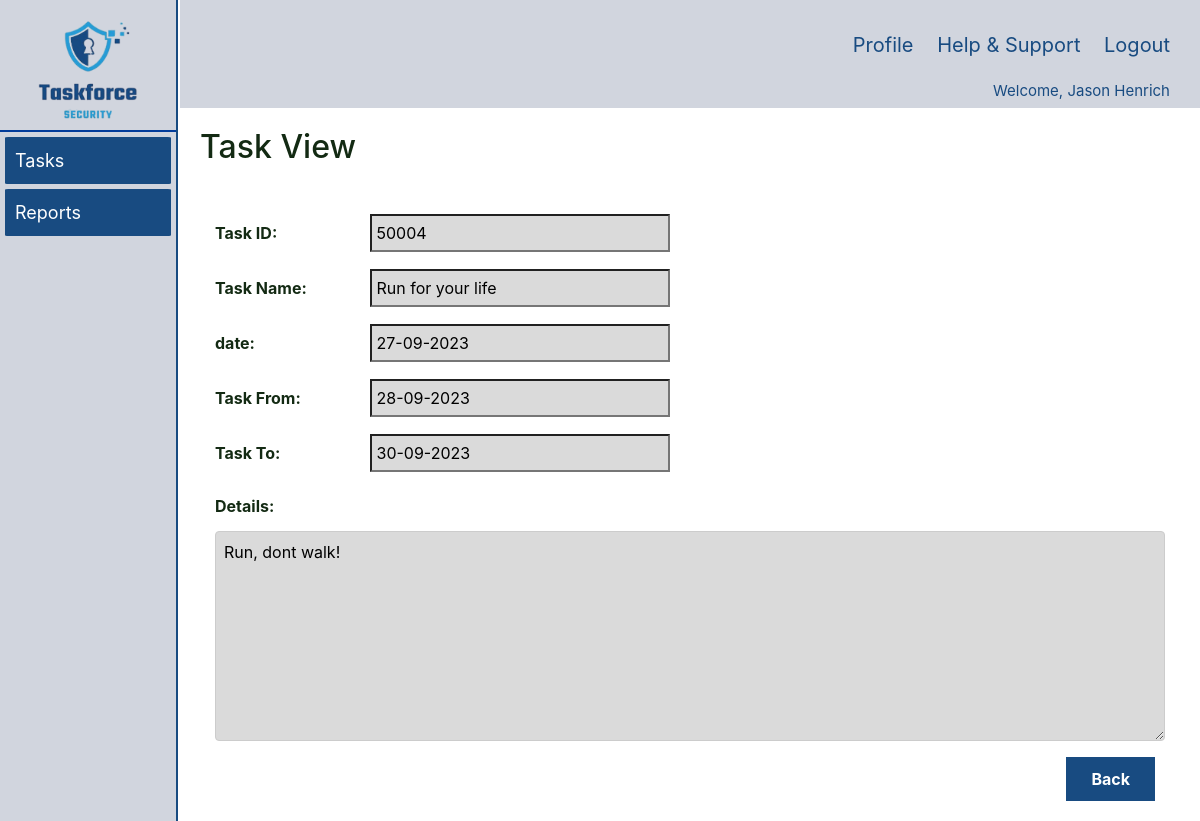
/security_officer/task_view.php?taskId=50004 (signed in), run on the app's committed database.
### tables this page shows
CREATE TABLE `task` (
  `taskId` int(5) NOT NULL,
  `taskName` varchar(50) NOT NULL,
  `taskDetailsCli` text NOT NULL,
  `taskDetailsDis` text DEFAULT NULL,
  `taskDetailsSup` text DEFAULT NULL,
  `dateCreated` date NOT NULL,
  `dateFrom` date NOT NULL,
  `dateTo` date NOT NULL,
  `statusDis` char(5) NOT NULL,
  `statusSup` char(5) DEFAULT NULL,
  `dispatcherId` int(5) DEFAULT NULL,
  `securityOfficerId` int(11) DEFAULT NULL,
  `supervisorId` int(5) DEFAULT NULL,
  `scheduleId` int(5) DEFAULT NULL,
  `declineReason` text DEFAULT NULL,
  `timestamp` timestamp NOT NULL DEFAULT current_timestamp() ON UPDATE current_timestamp()
);

### security_officer/task_view.php (the view, shortened to what this page needs)
<!DOCTYPE html>
<html lang="en">
<head>
    <link rel="stylesheet" href="../styles/navigation.css" />
    <link rel="stylesheet" href="../styles/style.css" />
    <link rel="stylesheet" href="https://cdn.jsdelivr.net/npm/bootstrap@4.6.2/dist/css/bootstrap.min.css">
</head>
<body>
    <div class="wrapper">
        <div class="left_navbar">
            <div class="logo">
                <img src="../images/Logo.png" alt="" />
            </div>
            <ul>
                <a href="tasks.php">
                    <li>Tasks</li>
                </a>
                <a href="reports.php">
                    <li>Reports</li>
                </a>
            </ul>
        </div>
        <div class="right_content">
            <div class="upper_navbar">
                <a href="../profile/profile.php">Profile</a>
                <a href="../help_support/help_support.php">Help & Support</a>
                <a href="../login/logout.php">Logout</a>
            </div>
            <div class="upper_navbar_user">
                <?php
                $loginName = $_SESSION['loginName'];
                echo 'Welcome, ' . $loginName;
                ?>
            </div>
            <div class="main_content">
                <?php
                require_once "../inc/dbconn.inc.php";
                $sql = "SELECT * FROM Task T WHERE T.statusSup ='SUP03' AND T.taskId = " . $_REQUEST['taskId'] . " LIMIT 1";
                $result = $conn->query($sql);
                $task =  $result->fetch_assoc();
                ?>
                <div class="main_content">
                    <h2>Task View</h2>
                    <div class="container mt-5">
                        <form action="" id="myForm" method="GET">
                            <div class="form-group readOnly">
                                <label for="id-task">Task ID:</label>
                                <input type="text" id="id-task" name="task" value="<?php echo $task['taskId'] ?? ''; ?>" readonly>
                            </div>
                            <div class="form-group readOnly">
                                <label for="task-name">Task Name:</label>
                                <input type="text" id="task-name" name="taskname" value="<?php echo isset($task['taskName']) ? htmlspecialchars($task['taskName']) : ''; ?>" readonly>
                            </div>
                            <div class="form-group readOnly">
                                <label for="date">date:</label>
                                <input type="text" id="date" name="date" value="<?php if (isset($task['dateCreated'])) {
                                                                                    $dateCreated = date('d-m-Y', strtotime($task['dateCreated']));
                                                                                    echo htmlspecialchars($dateCreated);
                                                                                } else {
                                                                                    echo '';
                                                                                } ?>" readonly>
                            </div>
                            <div class="form-group readOnly">
                                <label for="date">Task From:</label>
                                <input type="text" id="dateFrom" name="dateFrom" value="<?php if (isset($task['dateFrom'])) {
                                                                                            $dateFrom = date('d-m-Y', strtotime($task['dateFrom']));
                                                                                            echo htmlspecialchars($dateFrom);
                                                                                        } else {
                                                                                            echo '';
                                                                                        } ?>" readonly>
                            </div>
                            <div class="form-group readOnly">
                                <label for="date">Task To:</label>
                                <input type="text" id="dateTo" name="dateTo" value="<?php if (isset($task['dateTo'])) {
                                                                                        $dateTo = date('d-m-Y', strtotime($task['dateTo']));
                                                                                        echo htmlspecialchars($dateTo);
                                                                                    } else {
                                                                                        echo '';
                                                                                    } ?>" readonly>
                            </div>
                            <?php
                            if (isset($task['taskDetailsSup'])) {
                                $taskDetailsSup = htmlspecialchars($task['taskDetailsSup']) . "\n";
                            } else {
                                $taskDetailsSup = '';
                            }
                            ?>
                            <span class="labelAndTextarea readOnly">
                                <label for="details">Details:</label>
                                <textarea id="details" name="details" rows="8" cols="50" required><?php echo $taskDetailsSup; ?></textarea>
                            </span>
                            <div class="right-button">
                                <button type="button" onclick="history.back()">Back</button>
                            </div>
                        </form>
                    </div>
                </div>
            </div>
        </div>
    </div>
</body>
</html>

### styles/navigation.css (style rules this page uses)
body { margin: 0% !important; }
.wrapper { width: 100%; height: 100vh; }
.left_navbar { float: left; width: 14.8%; height: 100%; position: fixed; background-color: #D1D5DE; border-right: 2px solid #184B81; }
.left_navbar .logo { margin-top: 20px; margin-bottom: 10px; text-align: center; }
.left_navbar .logo img { width: 100px; height: 100px; margin: 0px auto; }
.left_navbar ul { list-style-type: none; padding-inline-start: 0px !important; border-top: 2px solid #023C9A; }
.left_navbar ul li { font-size: 18px; margin: 5px; padding: 10px; background-color: #184B81; border-radius: 2%; color: white; }
.left_navbar ul a { color: #132A13; text-decoration: none; }
.right_content { float: right; width: 85%; }
.upper_navbar { text-align: right; background-color: #D1D5DE; padding: 30px 30px 20px 30px; font-size: 20px; }
.upper_navbar a { margin-left: 18px; text-decoration: none; color: #184B81; }
.upper_navbar_user { text-align: right; background-color: #D1D5DE; font-size: 15px; color: #184B81; padding-right: 30px; padding-bottom: 5px; }
.main_content { padding: 10px; color: #132A13; }

### styles/style.css (style rules this page uses)
body { font-family: Helvetica, Arial, sans-serif; font-size: 14px; }
button { font-weight: bold; color: #fff; border: none; background-color: #184B81; padding: 10px 25px; cursor: pointer; }
input { padding: 5px; margin-bottom: 10px; }
input[type="text"] { width: 300px; }
label { font-weight: bold; margin-bottom: 5px; width: 150px; display: inline-block; margin-bottom: 10px; }
.right-button { text-align: right; }
.right-button button { display: inline-block; margin-right: 10px; }
.readOnly label { padding-top: 5px; }
.readOnly input { background-color: #dadada; }
.readOnly textarea { background-color: #dadada; width: 100%; margin-top: 5px; margin-bottom: 10px; }
.labelAndTextarea textarea { width: 100%; margin-top: 5px; margin-bottom: 10px; }
.inc-task input[type="text"], textarea { width: 50%; padding: 8px; border: 1px solid #ccc; border-radius: 4px; box-sizing: border-box; }

### data on the page
task: task "50004", taskname "Run for your life", date "27-09-2023", dateFrom "28-09-2023", dateTo "30-09-2023", details "Run, dont walk!"

### other printed values
$loginName "Jason Henrich"
